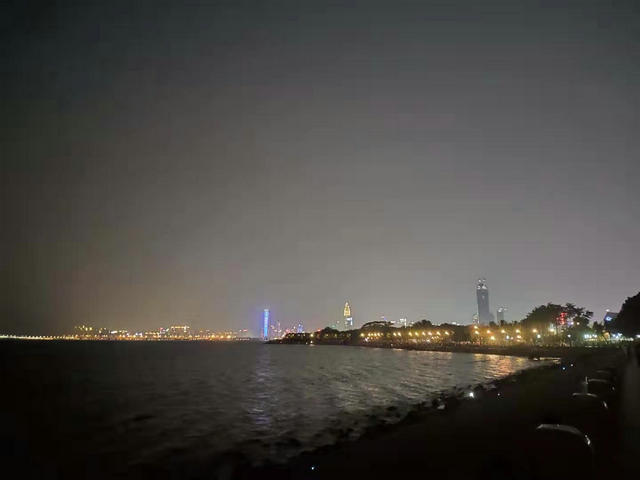
//> input picture src/hao_opencv/calc_hist/1.jpg, 640 x 480 px
$ ./calc_hist   (built with g++ and OpenCV 4)
//> lines starting //> are read from the running program, lines starting //| are printed output that depends on the picture; after the words box and inside, x2 and y2 are one past the last pixel; in counts of white or black regions, pixels touching at a corner belong together

#include <opencv2/opencv.hpp>

int main(int argc, char** argv)
{
    cv::Mat img = cv::imread("/home/hao007/hao_book_robot/src/hao_opencv/calc_hist/1.jpg");
//> img is the input picture: 480 rows x 640 cols, CV_8UC3; mean B, G, R 68.6, 72.4, 74.6
    cv::Mat gray_img;
    cv::imshow("[img1]",img);

    cv::cvtColor(img, gray_img, cv::COLOR_BGR2GRAY);
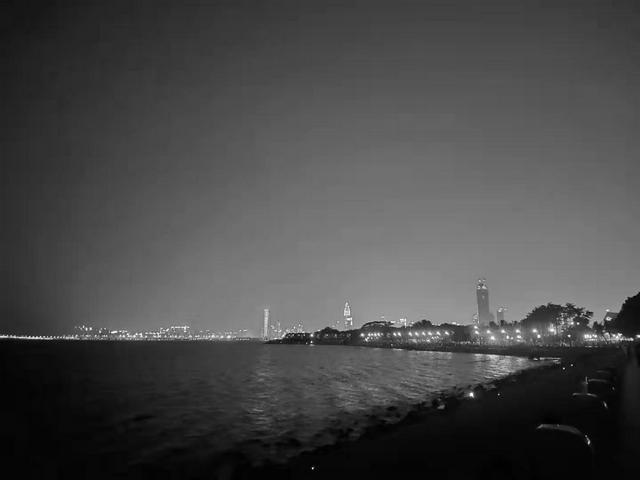
//> gray_img: 480 rows x 640 cols, CV_8UC1; min 0, max 255, mean 72.5
    cv::imshow("[gray_img]",gray_img);

    //calc hist
    cv::MatND dst_hist;
    int dims=1;
    float hranges[]={0,255};
    const float *ranges[]={hranges};
    int size=256;
    int channels=0;

    cv::calcHist(&gray_img,1,&channels,cv::Mat(),dst_hist,dims,&size,ranges);
//> dst_hist = 256 values, max 7389 at index 6, min 0 at index 255, mean 1200
    int scale=1;
    cv::Mat dst_img(size*scale, size, CV_8U, cv::Scalar(0));

    double minValue=0;
    double maxValue=0;
    cv::minMaxLoc(dst_hist,&minValue,&maxValue,0,0);
//> maxValue = 7389

    int hpt = cv::saturate_cast<int>(0.9*size);
    for(int i=0;i<256;i++)
    {
        float binValue=dst_hist.at<float>(i);
	int realValue=cv::saturate_cast<int>(binValue*hpt/maxValue);
	cv::rectangle(dst_img,cv::Point(i*scale,size-1),cv::Point((i+1)*scale-1, size-realValue),cv::Scalar(255));
    }
//> this loop made 256 passes
//> (binValue, realValue) on passes 1 to 3: (12, 0), (167, 5), (382, 12)
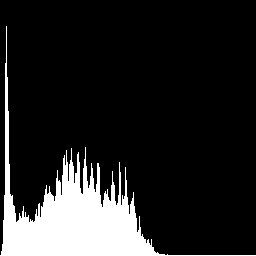
//> dst_img: 256 rows x 256 cols, CV_8UC1; 14.7% white; 1 white region, box (x1, y1, x2, y2) and area: (0, 26, 256, 256) 9612
    cv::imshow("[hist]", dst_img);

    //equalize
    cv::Mat equal_img;
    cv::equalizeHist(gray_img,equal_img);
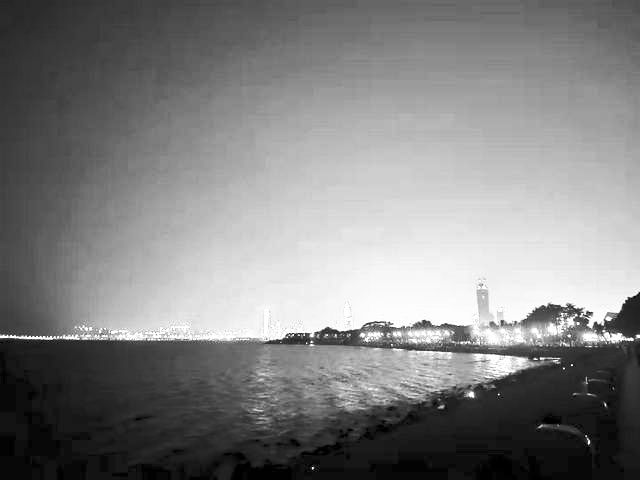
//> equal_img: 480 rows x 640 cols, CV_8UC1; min 0, max 255, mean 128.5
    cv::imshow("[equal_img]",gray_img);
    //calc hist
    cv::calcHist(&equal_img,1,&channels,cv::Mat(),dst_hist,dims,&size,ranges);
//> dst_hist = 256 values, max 7389 at index 14, min 0 at index 2, mean 1197.6
    cv::minMaxLoc(dst_hist,&minValue,&maxValue,0,0);
    for(int i=0;i<256;i++)
    {
        float binValue=dst_hist.at<float>(i);
	int realValue=cv::saturate_cast<int>(binValue*hpt/maxValue);
	cv::rectangle(dst_img,cv::Point(i*scale,size-1),cv::Point((i+1)*scale-1, size-realValue),cv::Scalar(255));
    }
//> this loop made 256 passes
//> (binValue, realValue) on passes 1 to 3: (561, 17), (1157, 36), (0, 0)
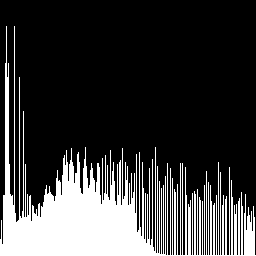
//> dst_img: 256 rows x 256 cols, CV_8UC1; 22.9% white; 1 white region, box (x1, y1, x2, y2) and area: (0, 26, 256, 256) 15019
    cv::imshow("[equal_hist]", dst_img);

    cv::waitKey(0);

    return 0;
}
